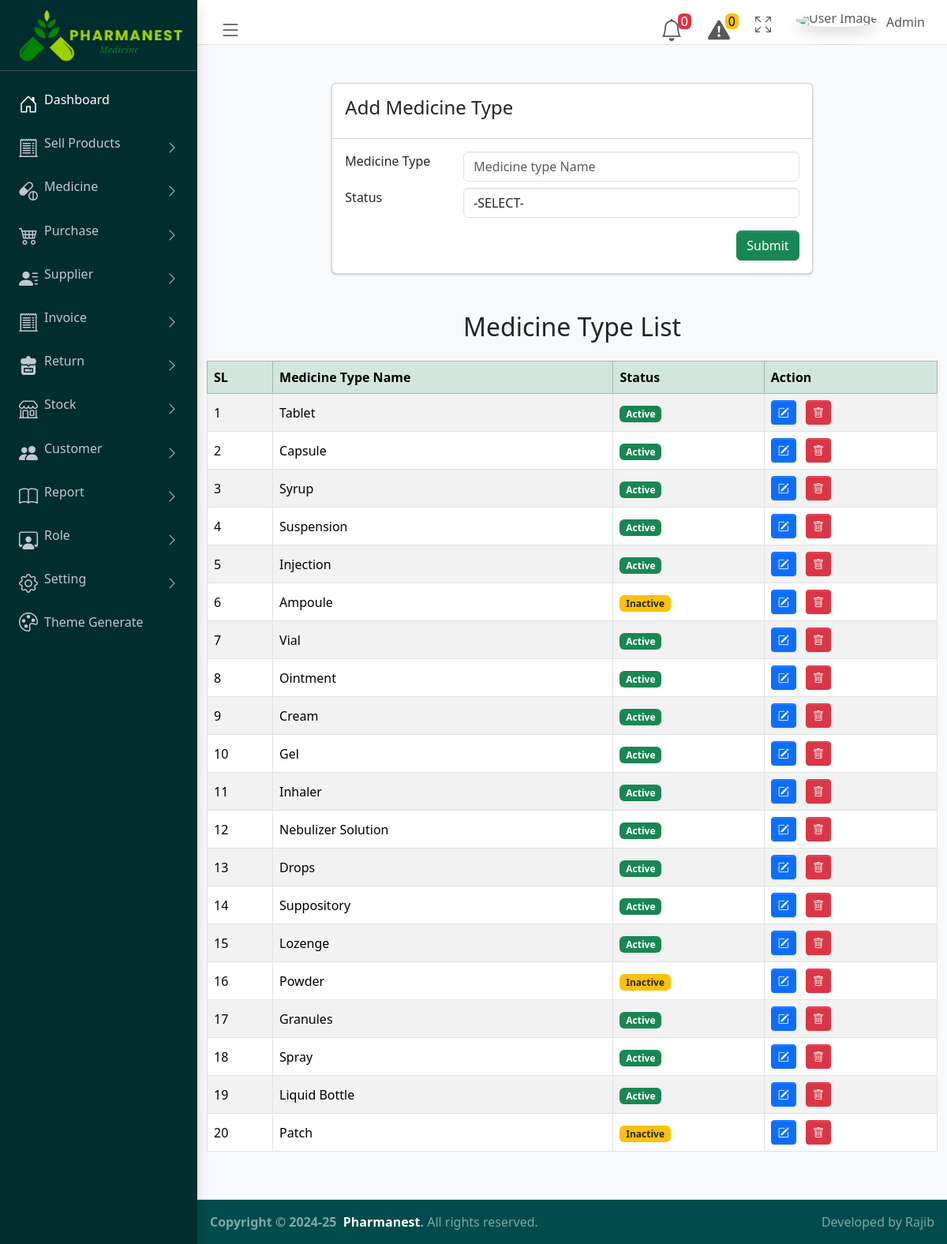
The page /type_medicine.php (signed in) on the database its author committed.
### tables this page shows
CREATE TABLE `medicine_type` (
  `id` int(10) NOT NULL,
  `type_name` varchar(100) NOT NULL,
  `type_status` varchar(100) NOT NULL
);

### type_medicine.php (the view, shortened to what this page needs)
 <?php require_once './config/config.php';?>
 <?php  include("./pages/common_pages/header.php");?>
 <?php include("./pages/common_pages/navber.php");?>
 <?php include("./pages/common_pages/sidebar.php");?>
<?php
$type = isset($_GET['type']) ? $_GET['type'] : null;
?>
    <main  class="app-main">
    <div class="container mt-5">
    <div class="row justify-content-center">
      <div class="col-lg-8">
        <div class="card">
          <div class="card-header">
            <h4>Add Medicine Type</h4>
          </div>
          <div class="card-body">
            <form class="form-horizontal" method="POST" id="submitBrandForm" action="./php_action/create_medicine_type.php" enctype="multipart/form-data">
              <div class="form-group row">
                <label class="col-sm-3 control-label" for="categoriesName">Medicine Type</label>
                <div class="col-sm-9 mb-2">
                  <input
                    type="text"
                    class="form-control"
                    name="type"
                    placeholder="Medicine type Name"
                    required
                    title="Only alphabets are allowed.">
                </div>
              </div>
              <div class="form-group row">
                <label class="col-sm-3 control-label" for="typeStatus">Status</label>
                <div class="col-sm-9">
                  <select class="form-control" id="unitStatus" name="typeStatus" required>
                    <option value="">-SELECT-</option>
                  </select>
                </div>
              </div>
              <div class="form-group row">
                <div class="col-sm-12 text-end mt-3">
                  <button type="submit" name="create" id="createCategoriesBtn" class="btn btn-success">
                    Submit
                  </button>
                </div>
              </div>
            </form>
          </div>
        </div>
      </div>
    </div>
  </div>
   <section>
   <div class="container my-5">
        <h2 class="mb-4 text-center">Medicine Type List</h2>
        <table class="table table-striped table-bordered align-middle">
            <thead class="table-success">
                <tr>
                    <th scope="col">SL</th>
                    <th scope="col">Medicine Type Name</th>
                    <th scope="col">Status</th>
                    <th scope="col">Action</th>
                </tr>
            </thead>
            <tbody>
            <?php
                    $active_type='';
                    $type_status = $db->query("SELECT * FROM medicine_type");
                    if($type_status->num_rows > 0){
                      $counter = 1;
                      while (list($id,$type,$status) = $type_status->fetch_row()) {
                        if($status == 1) {
                          $active_type = "<span class='badge bg-success'>Active</span>";
                        } else {
                          $active_type = "<span class='badge bg-warning text-dark'>Inactive</span>";
                        }
                              echo "<tr>
                              <td>$counter</td>
                              <td>$type</td>
                              <td>$active_type</td>
                              <td>
                                  <a href='./edit_form_type_medicine.php?id=$id'
                                  class='btn btn-primary btn-sm text-white me-2'
                                  data-bs-toggle='tooltip'
                                  title='Edit'>
                                  <i class='bi bi-pencil-square'></i>
                                  </a>
                                  <a href='./php_action/unit_delete.php?id=$id' class='btn btn-danger btn-sm text-white' data-bs-toggle='tooltip'
                                  title='Delete'>
                                  <i class='bi bi-trash'></i>
                                  </a>
                              </td>
                          </tr>";
                          $counter++;
                      }
                    }else{
                      echo "
                      <p class='text-center text-muted bg-light py-3 rounded border'>
                        <i class='bi bi-info-circle me-2'></i> No categories available at the moment.
                      </p>
                          ";
                    }
            ?>
            </tbody>
        </table>
    </div>
   </section>
  </main>
<?php include("./pages/common_pages/footer.php");?>

### rows shown on the page
medicine_type: type_name "Tablet", type_status "Active"
medicine_type: type_name "Capsule", type_status "Active"
medicine_type: type_name "Syrup", type_status "Active"
medicine_type: type_name "Suspension", type_status "Active"
medicine_type: type_name "Injection", type_status "Active"
medicine_type: type_name "Ampoule", type_status "Inactive"
medicine_type: type_name "Vial", type_status "Active"
medicine_type: type_name "Ointment", type_status "Active"
medicine_type: type_name "Cream", type_status "Active"
medicine_type: type_name "Gel", type_status "Active"
medicine_type: type_name "Inhaler", type_status "Active"
medicine_type: type_name "Nebulizer Solution", type_status "Active"
medicine_type: type_name "Drops", type_status "Active"
medicine_type: type_name "Suppository", type_status "Active"
medicine_type: type_name "Lozenge", type_status "Active"
medicine_type: type_name "Powder", type_status "Inactive"
medicine_type: type_name "Granules", type_status "Active"
medicine_type: type_name "Spray", type_status "Active"
medicine_type: type_name "Liquid Bottle", type_status "Active"
medicine_type: type_name "Patch", type_status "Inactive"
